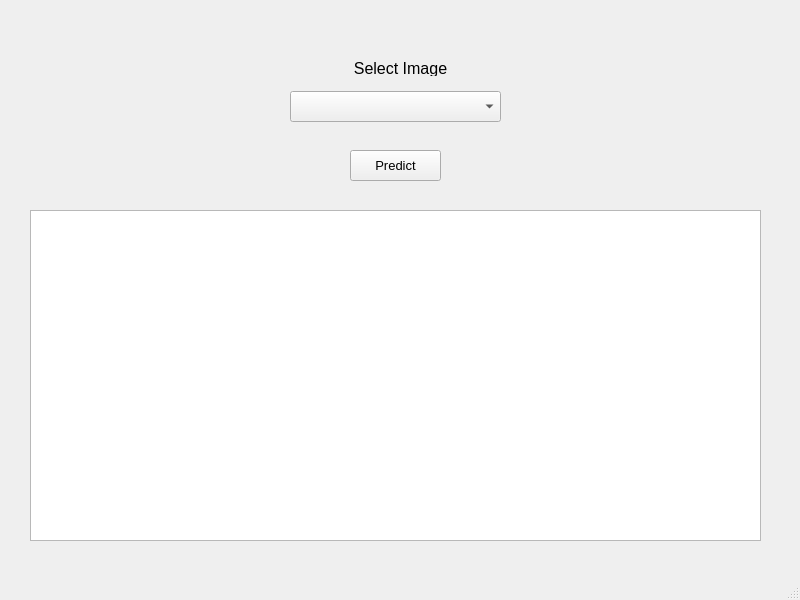
<?xml version="1.0" encoding="UTF-8"?>
<ui version="4.0">
 <class>MainWindow</class>
 <widget class="QMainWindow" name="MainWindow">
  <property name="geometry">
   <rect>
    <x>0</x>
    <y>0</y>
    <width>800</width>
    <height>600</height>
   </rect>
  </property>
  <property name="windowTitle">
   <string>MainWindow</string>
  </property>
  <widget class="QWidget" name="centralwidget">
   <widget class="QGraphicsView" name="graphicsView">
    <property name="geometry">
     <rect>
      <x>30</x>
      <y>210</y>
      <width>731</width>
      <height>331</height>
     </rect>
    </property>
   </widget>
   <widget class="QComboBox" name="comboBox">
    <property name="geometry">
     <rect>
      <x>290</x>
      <y>91</y>
      <width>211</width>
      <height>31</height>
     </rect>
    </property>
   </widget>
   <widget class="QLabel" name="label">
    <property name="geometry">
     <rect>
      <x>320</x>
      <y>60</y>
      <width>161</width>
      <height>16</height>
     </rect>
    </property>
    <property name="font">
     <font>
      <pointsize>12</pointsize>
     </font>
    </property>
    <property name="text">
     <string>Select Image</string>
    </property>
    <property name="alignment">
     <set>Qt::AlignCenter</set>
    </property>
   </widget>
   <widget class="QPushButton" name="generatePredictionButton">
    <property name="geometry">
     <rect>
      <x>350</x>
      <y>150</y>
      <width>91</width>
      <height>31</height>
     </rect>
    </property>
    <property name="font">
     <font>
      <pointsize>10</pointsize>
     </font>
    </property>
    <property name="text">
     <string>Predict</string>
    </property>
   </widget>
  </widget>
  <widget class="QStatusBar" name="statusbar"/>
  <widget class="QMenuBar" name="menubar">
   <property name="geometry">
    <rect>
     <x>0</x>
     <y>0</y>
     <width>800</width>
     <height>21</height>
    </rect>
   </property>
  </widget>
 </widget>
 <resources/>
 <connections/>
</ui>
